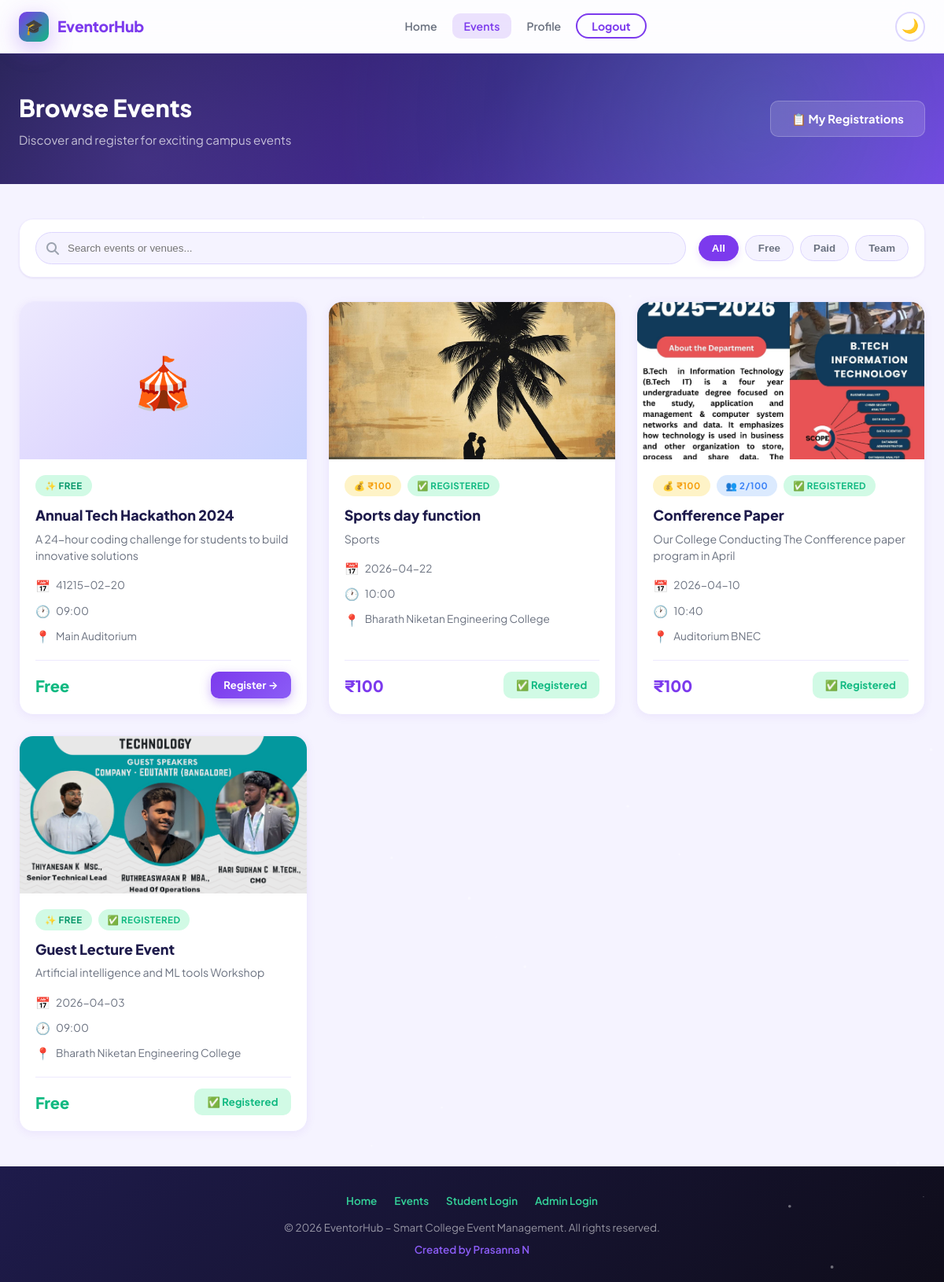
The page /events (signed in) on the database its author committed.
### tables this page shows
CREATE TABLE events (
        event_id INTEGER PRIMARY KEY AUTOINCREMENT,
        event_name TEXT NOT NULL,
        description TEXT,
        date TEXT,
        time TEXT,
        venue TEXT,
        poster TEXT,
        limit_enabled INTEGER DEFAULT 0,
        max_participants INTEGER,
        is_paid INTEGER DEFAULT 0,
        price INTEGER,
        upi_id TEXT,
        payment_qr TEXT
    , is_team_event INTEGER DEFAULT 0, team_size INTEGER DEFAULT 1);

### app.py (the view)
@app.route('/events')
def events():
    conn = get_db()
    all_events = conn.execute('SELECT * FROM events ORDER BY date DESC').fetchall()
    event_reg_counts = {}
    registered_events = set()
    reg_statuses = {}  # Track payment status per event for current user
    for event in all_events:
        count = conn.execute(
            'SELECT COUNT(*) as cnt FROM registrations WHERE event_id = ?',
            (event['event_id'],)
        ).fetchone()['cnt']
        event_reg_counts[event['event_id']] = count
        if 'user_id' in session:
            reg = conn.execute(
                'SELECT reg_id, payment_status FROM registrations WHERE user_id = ? AND event_id = ?',
                (session['user_id'], event['event_id'])
            ).fetchone()
            if reg:
                registered_events.add(event['event_id'])
                reg_statuses[event['event_id']] = reg['payment_status']
    conn.close()
    return render_template(
        'events.html',
        events=all_events,
        reg_counts=event_reg_counts,
        registered=registered_events,
        reg_statuses=reg_statuses
    )

### app.py (called while the page is built)
def get_db():
    conn = sqlite3.connect('database.db')
    conn.row_factory = sqlite3.Row
    return conn

@app.context_processor
def inject_user():
    if 'user_id' in session:
        return {
            'logged_in': True,
            'user_name': session.get('user_name', ''),
            'user_role': session.get('role', 'student')
        }
    return {'logged_in': False, 'user_name': '', 'user_role': ''}

### templates/events.html (shortened to what this page needs)
{% extends 'base.html' %}
{% block content %}
<div class="page-header">
    <div class="container">
        <div class="page-header-content">
            <div>
                <h1>{% if my_registrations is defined and my_registrations %}My Registrations{% else %}Browse Events{% endif %}</h1>
                <p>{% if my_registrations is defined and my_registrations %}Events you've registered for{% else %}Discover and register for exciting campus events{% endif %}</p>
            </div>
            {% if logged_in and user_role == 'student' %}
                {% if my_registrations is defined and my_registrations %}
                    <a href="{{ url_for('events') }}" class="btn btn-ghost">← All Events</a>
                {% else %}
                    <a href="{{ url_for('profile') }}" class="btn btn-ghost">📋 My Registrations</a>
                {% endif %}
            {% endif %}
        </div>
    </div>
</div>
<section class="page-section">
    <div class="container">
        {% if events %}
            <div class="events-filter-bar fade-in">
                <div class="search-box">
                    <i class="fas fa-search"></i>
                    <input type="text" id="eventSearch" placeholder="Search events or venues...">
                </div>
                <div class="filter-pills">
                    <button class="filter-pill active" data-filter="all">All</button>
                    <button class="filter-pill" data-filter="free">Free</button>
                    <button class="filter-pill" data-filter="paid">Paid</button>
                    <button class="filter-pill" data-filter="team">Team</button>
                </div>
            </div>
            <div class="events-grid">
                {% for event in events %}
                    <div class="event-card fade-in"
                         data-name="{{ event.event_name|lower }}"
                         data-venue="{{ event.venue|default('')|lower }}"
                         data-paid="{% if event.is_paid %}true{% else %}false{% endif %}"
                         data-team="{% if event.is_team_event %}true{% else %}false{% endif %}">
                        {% if event.poster %}
                            <img src="{{ url_for('static', filename='images/' + event.poster) }}"
                                 alt="{{ event.event_name }}" class="event-card-image">
                        {% else %}
                            <div class="event-card-image default-poster">🎪</div>
                        {% endif %}
                        <div class="event-card-body">
                            <div class="event-card-badges">
                                {% if event.is_paid %}
                                    <span class="badge badge-paid">💰 ₹{{ event.price }}</span>
                                {% else %}
                                    <span class="badge badge-free">✨ Free</span>
                                {% endif %}
                                {% if event.limit_enabled %}
                                    {% set count = reg_counts.get(event.event_id, 0) if reg_counts else 0 %}
                                    {% if count >= event.max_participants %}
                                        <span class="badge badge-full">🚫 Full</span>
                                    {% else %}
                                        <span class="badge badge-open">👥 {{ count }}/{{ event.max_participants }}</span>
                                    {% endif %}
                                {% endif %}
                                {% if event.event_id in registered %}
                                    {% if event.is_paid and reg_statuses is defined and reg_statuses.get(event.event_id) == 'pending' %}
                                        <span class="badge badge-paid">⏳ Payment Pending</span>
                                    {% elif event.is_paid and reg_statuses is defined and reg_statuses.get(event.event_id) == 'rejected' %}
                                        <span class="badge badge-full">❌ Payment Rejected</span>
                                    {% else %}
                                        <span class="badge badge-registered">✅ Registered</span>
                                    {% endif %}
                                {% endif %}
                            </div>
                            <h3 class="event-card-title">{{ event.event_name }}</h3>
                            {% if event.description %}
                                <p class="event-card-desc">{{ event.description }}</p>
                            {% endif %}
                            <div class="event-card-meta">
                                {% if event.date %}
                                    <div class="meta-item">
                                        <span class="meta-icon">📅</span>
                                        <span>{{ event.date }}</span>
                                    </div>
                                {% endif %}
                                {% if event.time %}
                                    <div class="meta-item">
                                        <span class="meta-icon">🕐</span>
                                        <span>{{ event.time }}</span>
                                    </div>
                                {% endif %}
                                {% if event.venue %}
                                    <div class="meta-item">
                                        <span class="meta-icon">📍</span>
                                        <span>{{ event.venue }}</span>
                                    </div>
                                {% endif %}
                            </div>
                            <div class="event-card-footer">
                                {% if event.is_paid %}
                                    <span class="event-price">₹{{ event.price }}</span>
                                {% else %}
                                    <span class="event-price free">Free</span>
                                {% endif %}
                                {% if logged_in and user_role == 'student' %}
                                    {% if event.event_id in registered %}
                                        {% if event.is_paid and reg_statuses is defined and reg_statuses.get(event.event_id) == 'pending' %}
                                            <span class="btn btn-sm" style="background: #fef3c7; color: #92400e; cursor: default;">
                                                ⏳ Awaiting Verification
                                            </span>
                                        {% elif event.is_paid and reg_statuses is defined and reg_statuses.get(event.event_id) == 'rejected' %}
                                            <span class="btn btn-sm" style="background: var(--danger-light); color: var(--danger); cursor: default;">
                                                ❌ Payment Rejected
                                            </span>
                                        {% else %}
                                            <span class="btn btn-sm" style="background: var(--success-light); color: var(--success); cursor: default;">
                                                ✅ Registered
                                            </span>
                                        {% endif %}
                                    {% elif event.limit_enabled and reg_counts.get(event.event_id, 0) >= event.max_participants %}
                                        <span class="btn btn-sm" style="background: var(--danger-light); color: var(--danger); cursor: default;">
                                            🚫 Registration Full
                                        </span>
                                    {% else %}
                                        <button class="btn btn-primary btn-sm event-detail-trigger"
                                                data-modal="modal-{{ event.event_id }}">
                                            Register →
                                        </button>
                                    {% endif %}
                                {% elif not logged_in %}
                                    <a href="{{ url_for('login') }}" class="btn btn-primary btn-sm">Login to Register</a>
                                {% endif %}
                            </div>
                        </div>
                    </div>
                {% endfor %}
            </div>
        {% endif %}
    </div>
</section>
{% endblock %}

### templates/base.html (shortened to what this page needs)
<!DOCTYPE html>
<html lang="en" data-theme="light">
<head>
    <link rel="stylesheet" href="https://cdnjs.cloudflare.com/ajax/libs/font-awesome/6.5.0/css/all.min.css">
    <link rel="stylesheet" href="{{ url_for('static', filename='css/style.css') }}">
    <link rel="stylesheet" href="{{ url_for('static', filename='css/overhaul.css') }}">
</head>
<body>
    <nav class="navbar" id="mainNavbar">
        <div class="navbar-container">
            <a href="{{ url_for('index') }}" class="navbar-brand">
                <div class="brand-icon">🎓</div>
                <span>EventorHub</span>
            </a>
            <ul class="navbar-links" id="navLinks">
                <li><a href="{{ url_for('index') }}" class="{% if request.endpoint == 'index' %}active{% endif %}">Home</a></li>
                <li><a href="{{ url_for('events') }}" class="{% if request.endpoint == 'events' %}active{% endif %}">Events</a></li>
                {% if logged_in and user_role == 'student' %}
                    <li><a href="{{ url_for('profile') }}" class="{% if request.endpoint == 'profile' %}active{% endif %}">Profile</a></li>
                    <li><a href="{{ url_for('logout') }}" class="btn-nav-outline">Logout</a></li>
                {% else %}
                    <li><a href="{{ url_for('login') }}" class="{% if request.endpoint == 'login' %}active{% endif %}">Login</a></li>
                    <li><a href="{{ url_for('signup') }}" class="btn-nav">Sign Up</a></li>
                {% endif %}
            </ul>
            <button class="dark-toggle" id="darkToggle" title="Toggle dark mode" aria-label="Toggle dark mode">🌙</button>
        </div>
    </nav>
    <main class="main-content">
        {% block content %}{% endblock %}
    </main>
    <footer class="footer">
        <div class="footer-content">
            <ul class="footer-links">
                <li><a href="{{ url_for('index') }}">Home</a></li>
                <li><a href="{{ url_for('events') }}">Events</a></li>
                <li><a href="{{ url_for('login') }}">Student Login</a></li>
                <li><a href="{{ url_for('admin_login') }}">Admin Login</a></li>
            </ul>
            <p>&copy; 2026 EventorHub – Smart College Event Management. All rights reserved.</p>
            <p style="margin-top: 6px; font-weight: 600; color: var(--primary-light);">Created by Prasanna N</p>
        </div>
    </footer>
</body>
</html>

### static/css/overhaul.css (style rules this page uses)
.btn { position: relative; overflow: hidden; }
.events-filter-bar { display: flex; flex-wrap: wrap; gap: 16px; justify-content: space-between; align-items: center; background: var(--bg-card); padding: 16px 20px; border-radius: var(--radius-lg); box-shadow: var(--shadow-sm); border: 1px solid var(--border-light); margin-bottom: 30px; }
.search-box { position: relative; flex: 1; min-width: 250px; }
.search-box i { position: absolute; left: 14px; top: 50%; transform: translateY(-50%); color: var(--text-muted); }
.search-box input { width: 100%; padding: 12px 16px 12px 40px; border: 1px solid var(--border); border-radius: var(--radius-full); outline: none; transition: var(--transition); background: var(--bg-body); }
.filter-pills { display: flex; gap: 8px; flex-wrap: wrap; }
.filter-pill { padding: 8px 16px; border-radius: var(--radius-full); border: 1px solid var(--border); background: var(--bg-body); font-weight: 600; color: var(--text-secondary); cursor: pointer; transition: var(--transition); }
.filter-pill:hover, .filter-pill.active { background: var(--primary); color: white; border-color: var(--primary); box-shadow: 0 4px 10px var(--primary-glow); }
.event-card { transition: transform 0.1s ease-out, box-shadow 0.3s ease; transform-style: preserve-3d; }
.event-card-body { transform: translateZ(30px); }
.event-card-image { transition: transform 0.5s ease; }

### rows shown on the page
events: is_paid "✨ FREE", event_name "Annual Tech Hackathon 2024", description "A 24-hour coding challenge for students to build innovative solutions", date "41215-02-20", time "09:00", venue "Main Auditorium"
events: poster (picture), price "100", is_paid "✅ REGISTERED", event_name "Sports day function", description "Sports", date "2026-04-22", time "10:00", venue "Bharath Niketan Engineering College"
events: poster (picture), price "100", count "2", max_participants "100", is_paid "✅ REGISTERED", event_name "Confference Paper", description "Our College Conducting The Confference paper program in April", date "2026-04-10", time "10:40", venue "Auditorium BNEC"
events: poster (picture), is_paid "✨ FREE", event_name "Guest Lecture Event", description "Artificial intelligence and ML tools Workshop", date "2026-04-03", time "09:00", venue "Bharath Niketan Engineering College"
